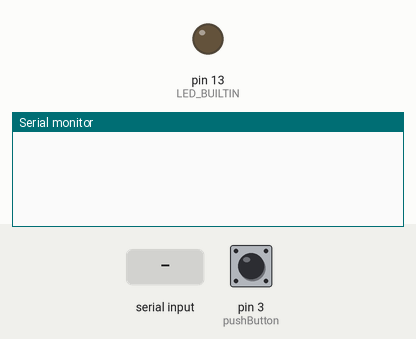
A sketch run on a simulated Arduino Uno, built with avr-gcc and run on an emulated ATmega328P. Shown: output pins drawn as LEDs (lit = HIGH), the last lines printed to the serial monitor. The test bench sets the inputs (shaded band); at power-on: pin 3 (pushButton) HIGH.

Above: at 1.2 s.
1.3 s: pin 3 (pushButton) pulled LOW for 0.15 s
At 1.9 s:
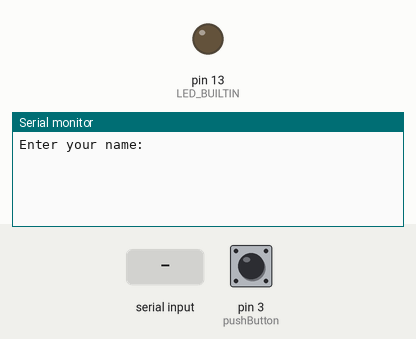
2.9 s: "." received over Serial
At 5.0 s:
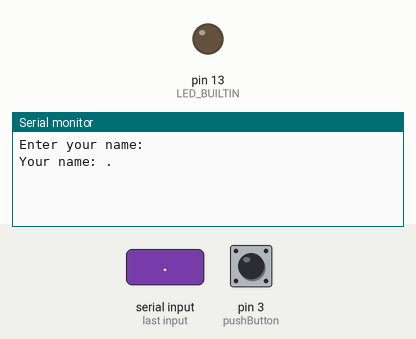

Measured:
- after the input at 1.3 s, the serial monitor: prints a new line at once (image 1)
- after the input at 2.9 s, the serial monitor: prints a new line after 1.0 s (image 2)

The sketch:

sketch_2.1P.ino
```cpp
// Define a constant for the maximum expected name length
const int maxNameLength = 50;

// Define the pin number for the push button
int pushButton = 3;

// Initialize the state of the push button to HIGH (not pressed)
int pushButtonState = HIGH;

// Flag to track whether the button is pressed
bool isButtonPressed = false;

// Flag to track if the name has been entered
bool nameEntered = false;

// Setup function runs once at the start
void setup() {
  // Set the built-in LED pin as an output
  pinMode(LED_BUILTIN, OUTPUT);

  pinMode(pushButton, INPUT_PULLUP);

  // Initialize Serial communication with a baud rate of 9600
  Serial.begin(9600);
}

// Function to create a "dot" in Morse code
void dot() {
  digitalWrite(LED_BUILTIN, HIGH);
  delay(1000);
  digitalWrite(LED_BUILTIN, LOW);
  delay(1000);
}

// Function to create a "dash" in Morse code
void dash() {
  digitalWrite(LED_BUILTIN, HIGH);
  delay(3000);
  digitalWrite(LED_BUILTIN, LOW);
  delay(1000);
}

// Function to blink Morse code for a given letter
void blinkLetter(char letter) {
  // Convert the letter to uppercase
  char uppercaseChar = toupper(letter);

  // Check if the character is a valid letter (A-Z)
  if (uppercaseChar >= 'A' && uppercaseChar <= 'Z') {
    // Calculate the index in the Morse code array
    int index = uppercaseChar - 'A';

    // Define an array of Morse code sequences for each letter
    const char *morseCode[] = {
      ".-", "-...", "-.-.", "-..", ".", "..-.", "--.", "....", "..", ".---",
      "-.-", ".-..", "--", "-.", "---", ".--.", "--.-", ".-.", "...", "-",
      "..-", "...-", ".--", "-..-", "-.--", "--.."
    };

    // Call the function
    blinkMorseCode(morseCode[index]);
  }
}

// Function to blink a Morse code sequence
void blinkMorseCode(const char *morseCode) {
  // Loop through each symbol in the Morse code sequence
  for (int i = 0; morseCode[i] != '\0'; i++) {
    // Check if the symbol is a dot or a dash and call the corresponding function
    if (morseCode[i] == '.') {
      dot();
      delay(500);
    } else if (morseCode[i] == '-') {
      dash();
      delay(500);
    }
  }
}

// Loop function runs repeatedly after setup
void loop() {
  // Read the state of the push button
  pushButtonState = digitalRead(pushButton);

  // Check if the push button is pressed and not previously detected
  if (pushButtonState == LOW && !isButtonPressed) {
    isButtonPressed = true;
    Serial.println("Enter your name:");
    nameEntered = false;
  } else if (pushButtonState == HIGH && isButtonPressed) {
    // Reset the button press detection when the button is released
    isButtonPressed = false;
    nameEntered = true;
  }

  // Check if the name has been entered
  if (nameEntered) {
    // Wait for serial input to become available
    if (!Serial.available()) {
      return;  // Continue waiting
    }

    // Read the input string from Serial and convert to uppercase
    String input = Serial.readString();
    input.toUpperCase();

    // Display the entered name
    Serial.println("Your name: " + input);

    // Dynamically allocate memory for the name array
    char name[maxNameLength + 1];
    input.toCharArray(name, maxNameLength);

    // Loop through each character in the name and blink Morse code
    for (int i = 0; name[i] != '\0'; i++) {
      blinkLetter(name[i]);
      delay(1500);  // Delay between letters
    }

    // Reset the nameEntered flag
    nameEntered = false;
  }
}
```
